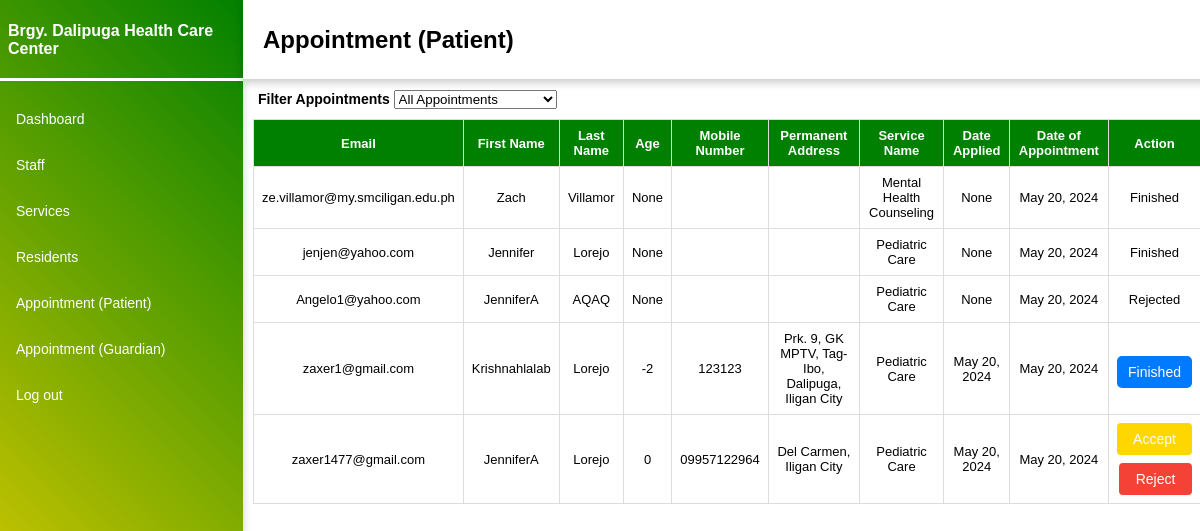
The app's page /adm_appointment/ (signed in) with its own data.
### Appointment/models.py (models this page shows, shortened)
class Appointment(models.Model):
    first_name = models.CharField(max_length=50)
    last_name = models.CharField(max_length=50)
    age = models.IntegerField(max_length=50, null=True, blank=True)
    email = models.CharField(max_length=50, unique=True)
    phone = models.CharField(max_length=50)
    request = models.TextField(max_length=50,blank=True)
    service_id = models.TextField(max_length=50,blank=True)
    sent_date = models.DateField(auto_now_add=True)
    permanent_address = models.TextField(max_length=100,blank=True)
    accepted = models.TextField(max_length=50,default=False)
    accepted_date = models.DateField(auto_now_add=False, null=True, blank=True)
    appointment_date = models.DateField(auto_now_add=True, null=True, blank=True)
    appointment_time = models.TimeField(auto_now_add=True, null=True, blank=True)
    class Meta:
        ordering = ["-sent_date"] # Order by sent_date in descending order

### Admin/views.py (the view)
# urls.py: path('adm_appointment/', AppointmentTemplateView.as_view(), name='adm_app'),
class AppointmentTemplateView(LoginRequiredMixin, UserPassesTestMixin, TemplateView):
    template_name = 'adm_appointment.html'
    login_url = 'login'
    def get_context_data(self, **kwargs):
        context = super().get_context_data(**kwargs)
        context['appointments'] = Appointment.objects.all()
        return context
    def test_func(self):
        return self.request.user.is_superuser

### Admin/templates/adm_appointment.html (shortened to what this page needs)
{% load static %}
<!DOCTYPE html>
<html lang="en">
<head>
  <link rel="stylesheet" href="https://cdnjs.cloudflare.com/ajax/libs/font-awesome/5.15.3/css/all.min.css">
</head>
    {% block content %}
    <body>
      <div class="container">
          <nav class="navbar">
          <h1 class="navbar-brand">Brgy. Dalipuga Health Care Center</h1>
          <div class="line"></div>
          <ul class="navbar-nav">
            <li class="nav-item">
              <a class="nav-link" href="{% url 'dashboard' %}">Dashboard</a>
              </li>
              <li class="nav-item">
              <a class="nav-link" href="{% url 'staff' %}">Staff</a>
              </li>
              <li class="nav-item">
              <a class="nav-link" href="{% url 'services' %}" >Services</a>
              </li>
              <li class="nav-item">
              <a class="nav-link" href="{% url 'residents' %}">Residents</a>
              </li>
              <li class="nav-item">
              <a class="nav-link" href="{% url 'adm_app' %}">Appointment (Patient)</a>
              </li>
              <li class="nav-item">
                <a class="nav-link" href="{% url 'guardian_app' %}">Appointment (Guardian)</a>
                </li>
              <li class="nav-item">
              <a class="nav-link" href="{% url 'logout' %}">Log out</a>
              </li>
          </ul>
          </nav>
      </div>
      <div class="top-bar">
        <h2 class="navbar-title">Appointment (Patient)</h2>
      </div>
    <div class="appointment">
        <div class="filter">
            <label class="appF">Filter Appointments</label>
            <select id="filter-appointments" class="form-control">
                <option value="all">All Appointments</option>
            </select>
        </div>
        <table id="appointment-table">
            <thead>
                <tr>
                    <th>Email</th>
                    <th>First Name</th>
                    <th>Last Name</th>
                    <th>Age</th>
                    <th>Mobile Number</th>
                    <th>Permanent Address</th>
                    <th>Service Name</th>
                    <th>Date Applied</th>
                    <th>Date of Appointment</th>
                    <th>Action</th>
                </tr>
            </thead>
            <tbody id="patient-appointments">
                {% for appointment in appointments %}
                    <tr class="{% if appointment.accepted == 'Accepted' %}accepted-appointment{% elif appointment.accepted == 'Rejected' %}rejected-appointment{% elif appointment.accepted == 'Finished' %}finished-appointment{% endif %}">
                        <td>{{ appointment.email }}</td>
                        <td>{{ appointment.first_name }}</td>
                        <td>{{ appointment.last_name }}</td>
                        <td>{{ appointment.age }}</td>
                        <td>{{ appointment.phone }}</td>
                        <td>{{ appointment.permanent_address }}</td>
                        <td>{{ appointment.service_id }}</td>
                        <td>{{ appointment.accepted_date }}</td>
                        <td>{{ appointment.appointment_date }}</td>
                        <td>
                            {% if appointment.accepted == "Waiting" %}
                                <form action="{% url 'accept_appointment' %}" method="post" style="display: inline;">
                                    <button class="accept" type="submit">Accept</button>
                                </form>
                                <form action="{% url 'reject_appointment' %}" method="post" style="display: inline;">
                                    <button class="reject" type="submit">Reject</button>
                                </form>
                            {% elif appointment.accepted == "Accepted" %}
                                <form method="post" action="{% url 'move_to_finished' %}" style="display: inline;">
                                    <button class="finish" type="submit">Finished</button>
                                </form>
                            {% elif appointment.accepted == "Rejected" %}
                                <span>Rejected</span>
                            {% elif appointment.accepted == "Finished" %}
                                <span>Finished</span>
                            {% endif %}
                        </td>
                    </tr>
                {% endfor %}
            </tbody>
        </table>
    </div>
</body>
</html>
{% endblock content %}

### Admin/templates/adm_appointment.html (style rules this page uses)
body { font-family: Arial, sans-serif; }
h1 { font-size: 16px; margin-left: 20px; }
.navbar-brand { margin-top: 20px; width: 100%; text-decoration: none; color: white; height: 50px; display: flex; align-items: center; }
.container { margin-top: -95px; margin-left: -20px; position: fixed; width: 255px; height: 100%; background: linear-gradient(45deg, gold, green); overflow: hidden; box-shadow: 0 4px 8px 0 rgba(0, 0, 0, 0.2); }
.line { height: 0vh; margin-top: auto; margin-bottom: 10px; border-bottom: 3px solid white; }
li { text-decoration: none; font-weight: 100; font-size: 14px; margin-top: 30px; list-style-type: none; margin-left: -12px; }
.nav-link { color: white; text-decoration: none; }
.top-bar { margin-top: -94px; margin-left: 235px; position: fixed; height: 83px; width: 85%; background: white; z-index: 1; box-shadow: 0 4px 8px 0 rgba(0, 0, 0, 0.2); }
h2 { margin-left: 20px; margin-top: 30px; }
.appointment { margin: 20px; }
.appointment table { border-collapse: collapse; margin-left: 225px; margin-top: 10px; width: 82.9%; }
.appointment th, .appointment td { border: 1px solid #ddd; padding: 8px; text-align: center; }
.appointment td { font-size: 13px; }
.appointment th { background-color: #008000; color: white; font-size: 13px; }
.filter { margin-top: 90px; margin-left: 230px; font-weight: 600; font-size: 14px; }
.accept { background-color: gold; color: white; border: none; padding: 8px 16px; text-align: center; text-decoration: none; font-size: 14px; cursor: pointer; border-radius: 4px; margin-left: px; }
.reject { background-color: #f44336; color: white; border: none; padding: 8px 17px; text-align: center; text-decoration: none; font-size: 14px; cursor: pointer; border-radius: 4px; display: flex; justify-content: center; align-items: center; margin-left: 2px; margin-top: 8px; }
.finish { margin-top: 7px; padding: 8px 11px;; background-color: #007bff; color: white; border: none; border-radius: 5px; cursor: pointer; font-size: 14px; transition: background-color 0.3s ease }

### records on screen
Appointment: email "ze.villamor@my.smciligan.edu.ph", first_name "Zach", last_name "Villamor", age "None", service_id "Mental Health Counseling", accepted_date "None", appointment_date "May 20, 2024", accepted "Finished"
Appointment: email "jenjen@yahoo.com", first_name "Jennifer", last_name "Lorejo", age "None", service_id "Pediatric Care", accepted_date "None", appointment_date "May 20, 2024", accepted "Finished"
Appointment: email "Angelo1@yahoo.com", first_name "JenniferA", last_name "AQAQ", age "None", service_id "Pediatric Care", accepted_date "None", appointment_date "May 20, 2024", accepted "Rejected"
Appointment: email "zaxer1@gmail.com", first_name "Krishnahlalab", last_name "Lorejo", age "-2", phone "123123", permanent_address "Prk. 9, GK MPTV, Tag- Ibo, Dalipuga, Iligan City", service_id "Pediatric Care", accepted_date "May 20, 2024", appointment_date "May 20, 2024"
Appointment: email "zaxer1477@gmail.com", first_name "JenniferA", last_name "Lorejo", age "0", phone "09957122964", permanent_address "Del Carmen, Iligan City", service_id "Pediatric Care", accepted_date "May 20, 2024", appointment_date "May 20, 2024"
